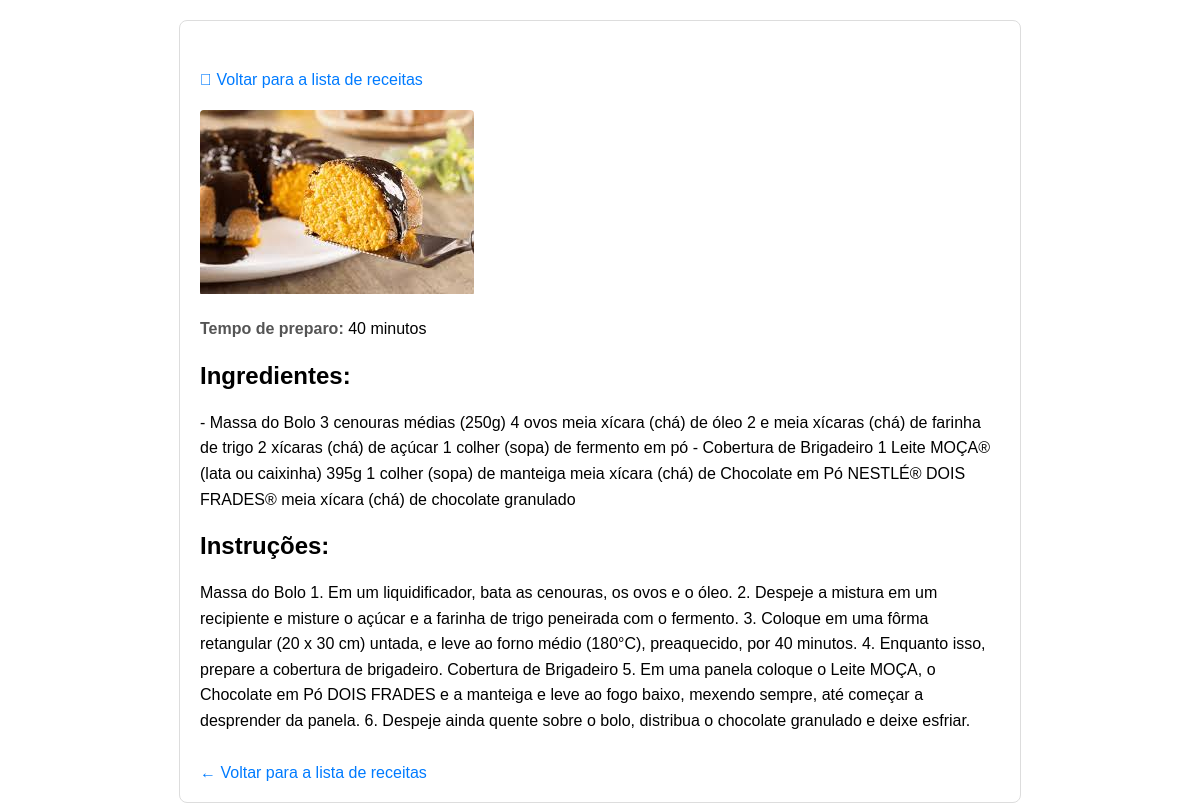
Page /recipes/1/ on the earlier database version.
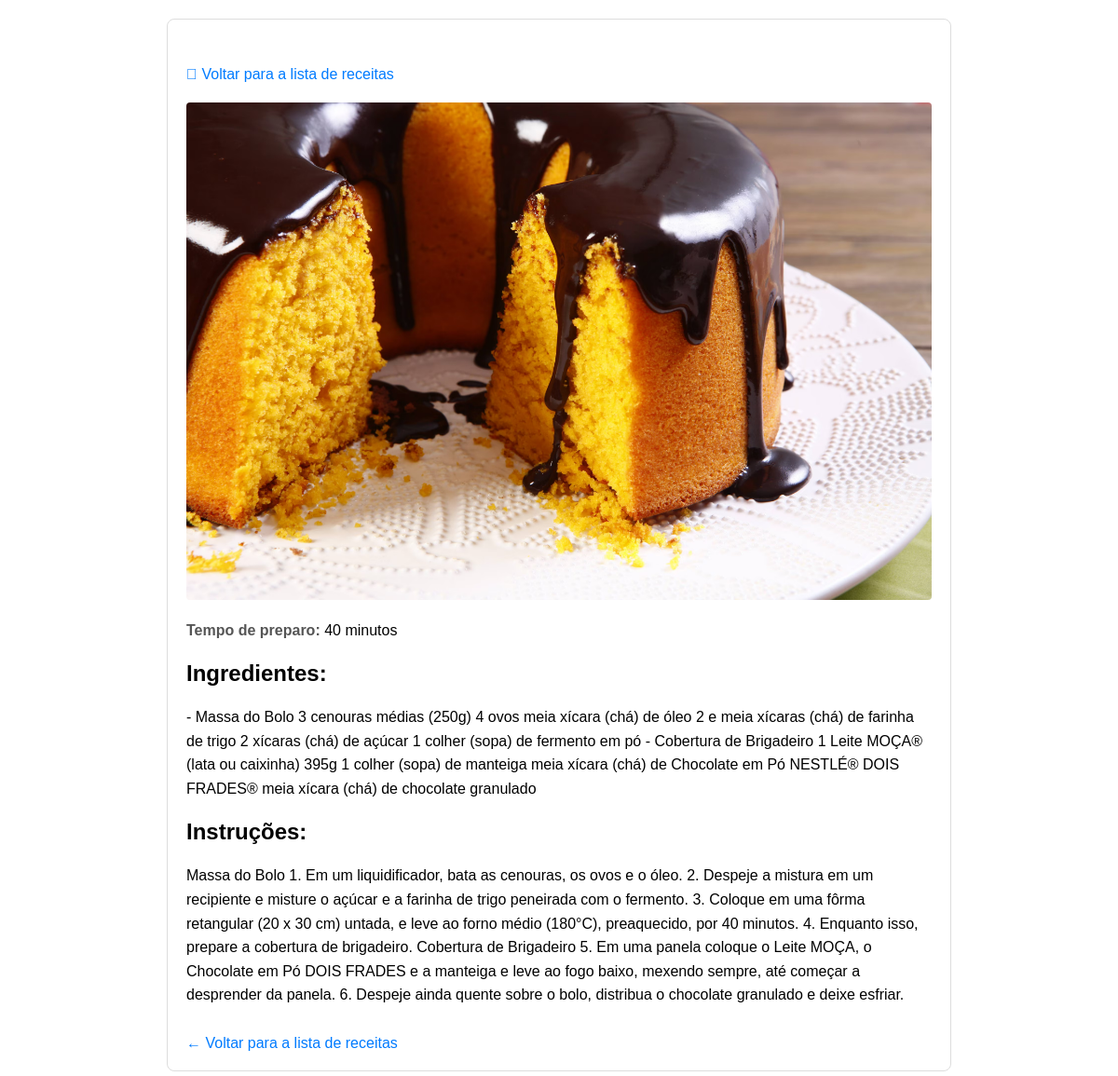
Same page on the later database version.
### recipes/models.py (models this page shows, shortened)
class Recipe(models.Model):
    title = models.CharField(max_length=200)
    ingredients = models.TextField()
    instructions = models.TextField()
    cooking_time = models.IntegerField(help_text='in minutes')
    image = models.ImageField(upload_to='recipes/', blank=True, null=True)
    class Meta:
        verbose_name_plural = 'Recipes'

### recipes/views.py (the view)
# urls.py: path('<int:pk>/', views.recipe_detail, name='recipe_detail'),
def recipe_detail(request, pk):
    recipe = get_object_or_404(Recipe, pk=pk)
    return render(request, 'recipes/recipe_detail.html', {'recipe': recipe})

### recipes/templates/recipes/recipe_detail.html (shortened to what this page needs)
<!DOCTYPE html>
<html lang="pt-br">
<head>
</head>
<body>
    <div class="container">
        <a href="{% url 'recipe_list' %}" class="back-link"> Voltar para a lista de receitas</a>
        {% if recipe.image %}
            <img src="{{ recipe.image.url }}" alt="Imagem de {{ receita.título }}">
        {% endif %}
        <p><strong>Tempo de preparo:</strong> {{ recipe.cooking_time }} minutos</p>
        <h2>Ingredientes:</h2>
        <p>{{  recipe.ingredients }}</p>
        <h2>Instruções:</h2>
        <p>{{ recipe.instructions }}</p>
        <a href="{% url 'recipe_list' %}" class="back-link">← Voltar para a lista de receitas</a>
    </div>
</body>
</html>

Differences in the rows shown:
changed Recipe: image: a different picture
